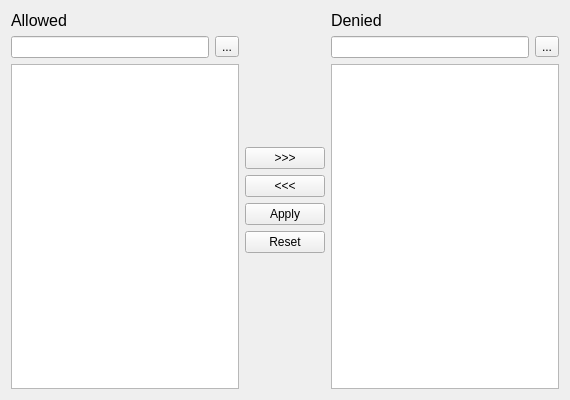
<?xml version="1.0" encoding="UTF-8"?>
<ui version="4.0">
 <class>RepoUsers</class>
 <widget class="QWidget" name="RepoUsers">
  <property name="geometry">
   <rect>
    <x>0</x>
    <y>0</y>
    <width>570</width>
    <height>400</height>
   </rect>
  </property>
  <property name="minimumSize">
   <size>
    <width>570</width>
    <height>400</height>
   </size>
  </property>
  <property name="maximumSize">
   <size>
    <width>570</width>
    <height>400</height>
   </size>
  </property>
  <property name="windowTitle">
   <string>Repository Users</string>
  </property>
  <layout class="QHBoxLayout" name="horizontalLayout">
   <item>
    <spacer name="spacer1">
     <property name="orientation">
      <enum>Qt::Horizontal</enum>
     </property>
     <property name="sizeHint" stdset="0">
      <size>
       <width>1</width>
       <height>20</height>
      </size>
     </property>
    </spacer>
   </item>
   <item>
    <layout class="QGridLayout" name="allowed_layout">
     <item row="1" column="0">
      <widget class="QLineEdit" name="allowed_search_box"/>
     </item>
     <item row="1" column="1">
      <widget class="QToolButton" name="allowed_search_button">
       <property name="text">
        <string>...</string>
       </property>
      </widget>
     </item>
     <item row="2" column="0" colspan="2">
      <widget class="QListWidget" name="allowed_list"/>
     </item>
     <item row="0" column="0" colspan="2">
      <widget class="QLabel" name="allowed_label">
       <property name="font">
        <font>
         <pointsize>12</pointsize>
        </font>
       </property>
       <property name="text">
        <string>Allowed</string>
       </property>
      </widget>
     </item>
    </layout>
   </item>
   <item>
    <layout class="QVBoxLayout" name="center_layout">
     <item>
      <spacer name="center_spacer1">
       <property name="orientation">
        <enum>Qt::Vertical</enum>
       </property>
       <property name="sizeHint" stdset="0">
        <size>
         <width>20</width>
         <height>40</height>
        </size>
       </property>
      </spacer>
     </item>
     <item>
      <widget class="QPushButton" name="move_right_button">
       <property name="text">
        <string>&gt;&gt;&gt;</string>
       </property>
      </widget>
     </item>
     <item>
      <widget class="QPushButton" name="move_left_button">
       <property name="text">
        <string>&lt;&lt;&lt;</string>
       </property>
      </widget>
     </item>
     <item>
      <widget class="QDialogButtonBox" name="button_box">
       <property name="sizePolicy">
        <sizepolicy hsizetype="Minimum" vsizetype="Fixed">
         <horstretch>0</horstretch>
         <verstretch>0</verstretch>
        </sizepolicy>
       </property>
       <property name="orientation">
        <enum>Qt::Vertical</enum>
       </property>
       <property name="standardButtons">
        <set>QDialogButtonBox::Apply|QDialogButtonBox::Reset</set>
       </property>
      </widget>
     </item>
     <item>
      <spacer name="center_spacer2">
       <property name="orientation">
        <enum>Qt::Vertical</enum>
       </property>
       <property name="sizeHint" stdset="0">
        <size>
         <width>20</width>
         <height>40</height>
        </size>
       </property>
      </spacer>
     </item>
    </layout>
   </item>
   <item>
    <layout class="QGridLayout" name="denied_layout">
     <item row="1" column="0" colspan="2">
      <widget class="QLabel" name="denied_label">
       <property name="font">
        <font>
         <pointsize>12</pointsize>
        </font>
       </property>
       <property name="text">
        <string>Denied</string>
       </property>
      </widget>
     </item>
     <item row="2" column="0">
      <widget class="QLineEdit" name="denied_search_box"/>
     </item>
     <item row="2" column="1">
      <widget class="QToolButton" name="denied_search_button">
       <property name="text">
        <string>...</string>
       </property>
      </widget>
     </item>
     <item row="3" column="0" colspan="2">
      <widget class="QListWidget" name="denied_list"/>
     </item>
    </layout>
   </item>
   <item>
    <spacer name="spacer2">
     <property name="orientation">
      <enum>Qt::Horizontal</enum>
     </property>
     <property name="sizeHint" stdset="0">
      <size>
       <width>1</width>
       <height>20</height>
      </size>
     </property>
    </spacer>
   </item>
  </layout>
 </widget>
 <resources/>
 <connections/>
</ui>
